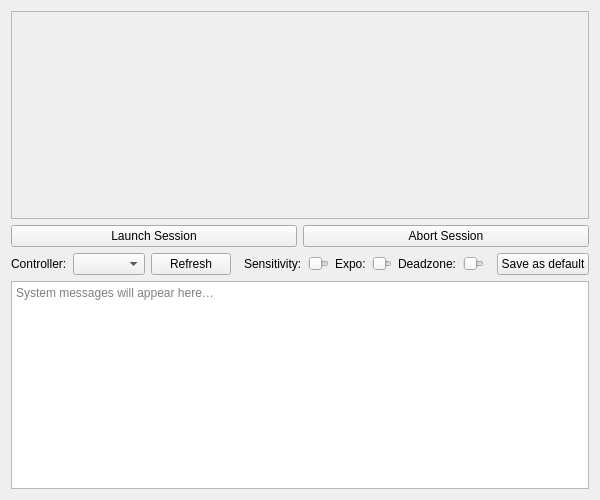
<?xml version="1.0" encoding="UTF-8"?>
<ui version="4.0">
 <class>MainWidget</class>
 <widget class="QWidget" name="MainWidget">
  <property name="geometry">
   <rect><x>0</x><y>0</y><width>600</width><height>500</height></rect>
  </property>
  <property name="windowTitle">
   <string>Mission Control</string>
  </property>
  <layout class="QVBoxLayout" name="verticalLayout">

   <!-- Scroll area for mission cards -->
   <item>
    <widget class="QScrollArea" name="scrollArea">
     <property name="widgetResizable"><bool>true</bool></property>
     <widget class="QWidget" name="scrollAreaWidgetContents">
      <layout class="QVBoxLayout" name="missionsLayout"/>
     </widget>
    </widget>
   </item>

   <!-- Launch / Abort buttons -->
   <item>
    <layout class="QHBoxLayout" name="controlLayout">
     <item>
      <widget class="QPushButton" name="pushButtonLaunch">
       <property name="text"><string>Launch Session</string></property>
      </widget>
     </item>
     <item>
      <widget class="QPushButton" name="pushButtonAbort">
       <property name="text"><string>Abort Session</string></property>
      </widget>
     </item>
    </layout>
   </item>

    <item>
    <layout class="QHBoxLayout" name="controllerSetupRow">

        <!-- Controller -->
        <item>
            <layout class="QHBoxLayout" name="controllerLayout">
                <item>
                    <widget class="QLabel" name="labelController">
                        <property name="text">
                            <string>Controller:</string>
                        </property>
                    </widget>
                </item>
                <item>
                    <widget class="QComboBox" name="comboBoxControllers"/>
                </item>
                <item>
                    <widget class="QPushButton" name="pushButtonRefreshControllers">
                        <property name="text">
                            <string>Refresh</string>
                        </property>
                        <property name="maximumWidth">
                            <number>80</number>
                        </property>
                    </widget>
                </item>
            </layout>
        </item>

        <!-- Spacer -->
        <item>
            <spacer name="horizontalSpacer1">
                <property name="orientation">
                    <enum>Qt::Horizontal</enum>
                </property>
                <property name="sizeType">
                    <enum>QSizePolicy::Expanding</enum>
                </property>
            </spacer>
        </item>

        <!-- Sensitivity -->
        <item>
            <layout class="QHBoxLayout" name="sensitivityGroupLayout">
                <item>
                    <widget class="QLabel" name="labelSensitivity">
                        <property name="text">
                            <string>Sensitivity:</string>
                        </property>
                    </widget>
                </item>
                <item>
                    <widget class="QSlider" name="sliderSensitivity">
                        <property name="orientation">
                            <enum>Qt::Horizontal</enum>
                        </property>
                        <property name="minimum">
                            <number>1</number>
                        </property>
                        <property name="maximum">
                            <number>100</number>
                        </property>
                        <property name="minimumWidth">
                            <number>120</number>
                        </property>
                        <property name="maximumWidth">
                            <number>120</number>
                        </property>
                    </widget>
                </item>
            </layout>
        </item>

        <!-- Expo -->
        <item>
            <layout class="QHBoxLayout" name="expoGroupLayout">
                <item>
                    <widget class="QLabel" name="labelExpo">
                        <property name="text">
                            <string>Expo:</string>
                        </property>
                    </widget>
                </item>
                <item>
                    <widget class="QSlider" name="sliderExpo">
                        <property name="orientation">
                            <enum>Qt::Horizontal</enum>
                        </property>
                        <property name="minimum">
                            <number>0</number>
                        </property>
                        <property name="maximum">
                            <number>100</number>
                        </property>
                        <property name="minimumWidth">
                            <number>120</number>
                        </property>
                        <property name="maximumWidth">
                            <number>120</number>
                        </property>
                    </widget>
                </item>
            </layout>
        </item>

        <!-- Deadzone -->
        <item>
            <layout class="QHBoxLayout" name="deadzoneGroupLayout">
                <item>
                    <widget class="QLabel" name="labelDeadzone">
                        <property name="text">
                            <string>Deadzone:</string>
                        </property>
                    </widget>
                </item>
                <item>
                    <widget class="QSlider" name="sliderDeadzone">
                        <property name="orientation">
                            <enum>Qt::Horizontal</enum>
                        </property>
                        <property name="minimum">
                            <number>0</number>
                        </property>
                        <property name="maximum">
                            <number>100</number>
                        </property>
                        <property name="minimumWidth">
                            <number>120</number>
                        </property>
                        <property name="maximumWidth">
                            <number>120</number>
                        </property>
                    </widget>
                </item>
            </layout>
        </item>

        <!-- Spacer -->
        <item>
            <spacer name="horizontalSpacer2">
                <property name="orientation">
                    <enum>Qt::Horizontal</enum>
                </property>
                <property name="sizeType">
                    <enum>QSizePolicy::Expanding</enum>
                </property>
            </spacer>
        </item>

        <!-- Save button -->
        <item>
            <widget class="QPushButton" name="pushButtonSaveControllerDefaults">
                <property name="text">
                    <string>Save as default</string>
                </property>
                <property name="maximumWidth">
                    <number>130</number>
                </property>
            </widget>
        </item>
    </layout>
</item>


   <!-- Log output -->
   <item>
    <widget class="QTextEdit" name="textEditLog">
     <property name="readOnly"><bool>true</bool></property>
     <property name="placeholderText">
      <string>System messages will appear here…</string>
     </property>
    </widget>
   </item>

  </layout>
 </widget>
 <resources/>
 <connections/>
</ui>
